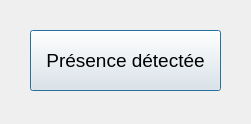
<?xml version="1.0" encoding="UTF-8"?>
<ui version="4.0">
 <class>Detecteur</class>
 <widget class="QDialog" name="Detecteur">
  <property name="geometry">
   <rect>
    <x>0</x>
    <y>0</y>
    <width>251</width>
    <height>124</height>
   </rect>
  </property>
  <property name="windowTitle">
   <string>Alerte</string>
  </property>
  <widget class="QPushButton" name="pushButtonIntrusion">
   <property name="geometry">
    <rect>
     <x>30</x>
     <y>30</y>
     <width>191</width>
     <height>61</height>
    </rect>
   </property>
   <property name="font">
    <font>
     <pointsize>14</pointsize>
    </font>
   </property>
   <property name="text">
    <string>Présence détectée</string>
   </property>
  </widget>
 </widget>
 <resources/>
 <connections/>
</ui>
